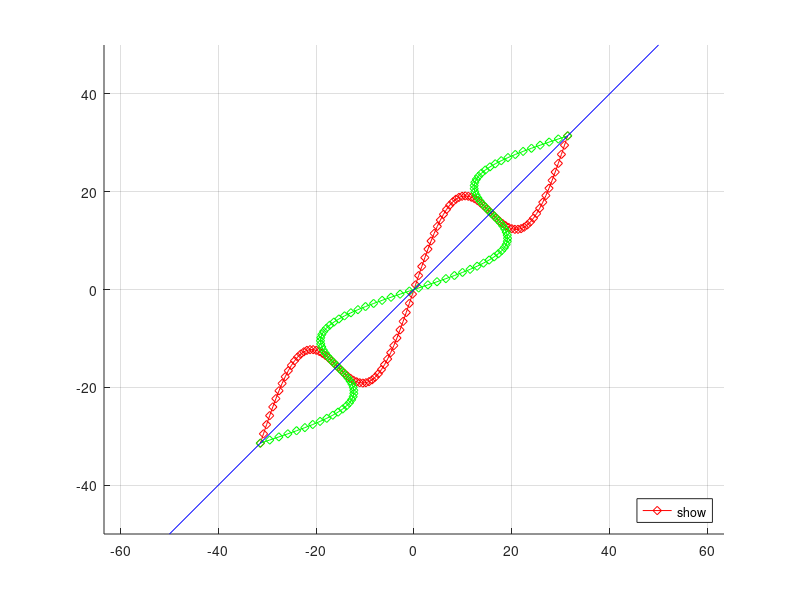

Source code (MATLAB): (Note: this script raises an error after producing the figure.)
x = linspace(-10 * pi, 10 * pi, 100);
y = 10 * sin(1 / 5 * x) + x;

figure(1);
% Plot a sine function, its inverse, and y = x
hold on
plot(x, y, "r-diamond", "DisplayName", "f(x)")
plot(y, x, "g-diamond", "DisplayName", "f^-1(x)")
plot([-50, 50], [-50, 50], "b", "DisplayName", "y = x")
grid on
% To see inverses better
axis equal
legend("show", "Location", "southeast");
hold off

figure(2)

% Tiled layout with two graphs next to each other
tiledlayout(1, 2)

% First graph is a circle
nexttile
thetas = linspace(0, 2 * pi, 100);
x = cos(thetas);
y = sin(thetas);
plot(x, y, "b", "DisplayName", "Circle");
% So that it is a circle and not an oval
axis equal
grid on
legend("show", "Location", "southeast");

% Second graph is a weird circle
nexttile
plot(x .^ pi, y, "b", "DisplayName", "Weird Circle");
xline(0, "DisplayName", "Line");
legend("show", "Location", "southeast");
axis equal
grid on

% Gaussian graph
figure(3)
hold on
% Gaussian parameters
sigma = 1; mu = 1;
xsize = 5;
% Center around the center of the gaussian
x = linspace(-xsize + mu, xsize + mu, 100);
pdf1 = 1 / (sigma * sqrt(2 * pi)) .* exp(-0.5 .* (x - mu).^2 / (sigma^2));
cdf1 = 0.5 .* (1 + erf((x - mu) / (sigma * sqrt(2))));
% Plotting everything and putting a line where the center is
plot(x, pdf1, "b-", "DisplayName", "PDF");
plot(x, cdf1, "r-", "DisplayName", "CDF");
xline(mu, "DisplayName", "mu");
yline(0.5, "DisplayName", "y = 0.5")
legend("show", "Location", "southeast");

% 3d
figure(4)
x = linspace(-5, 5, 100);
y = linspace(-5, 5, 100)';
z = x .^ 2 + y .^ 2;
surf(x, y, z)
